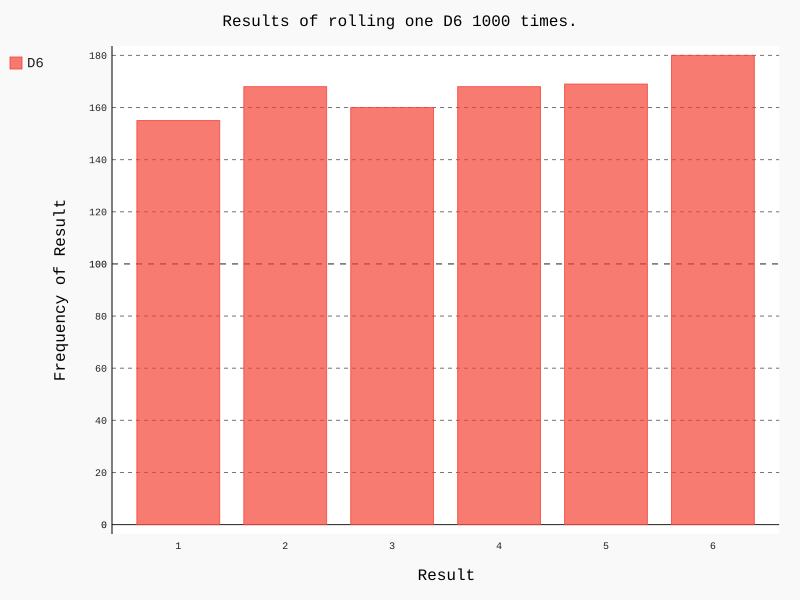

The script that drew this image:
import pygal
from die import Die


# Create a D6.
die = Die()

# Make some rolls, and store results in a list.
results = []

for roll_num in range(1000):
    result = die.roll()
    results.append(result)

# Analyze the results.
frequencies = []
for value in range(1, die.num_sides+1):
    frequency = results.count(value)
    frequencies.append(frequency)

# # Visualize the results.
hist = pygal.Bar()

hist.title = "Results of rolling one D6 1000 times."
hist.x_labels = ['1', '2', '3', '4', '5', '6']
hist.x_title = "Result"
hist.y_title = "Frequency of Result"

hist.add('D6', frequencies)
hist.render_to_file('die_visual.svg')
